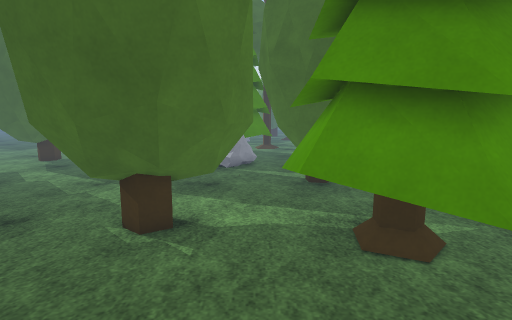
view 1 (above)

24 first-person views from a walk through a Unity game level. The camera is 1.5 m above the floor, tilts 8° down and sees 80° across. The floor is counted in squares, 0.5 m on a side. Each view is taken from the middle of a square. On the plan, view 1 faces up. The plan holds only what a view shows up to about 20 squares ahead; the rest is blank. The place goes on beyond the plan. Some animated figures are left out. Surface patterns are stand-ins for the level's own textures.

view 2
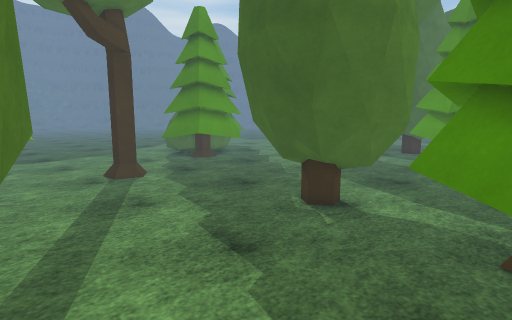

view 3
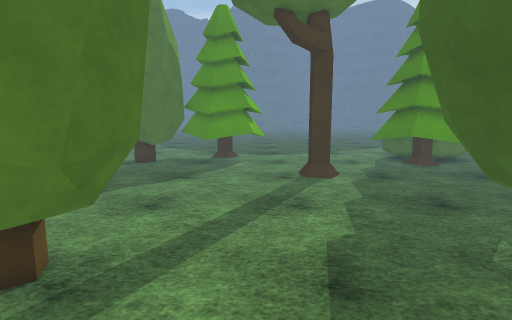

view 4
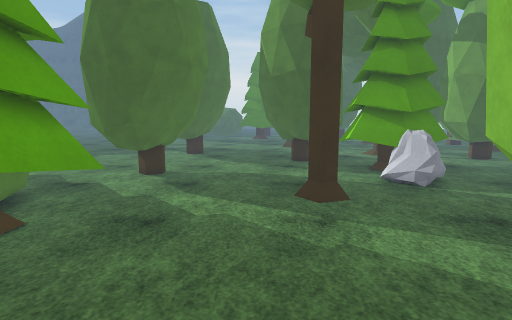

view 5
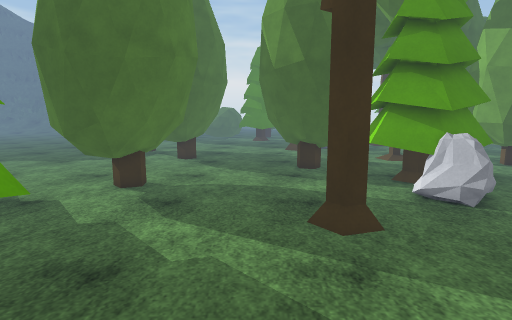

view 6
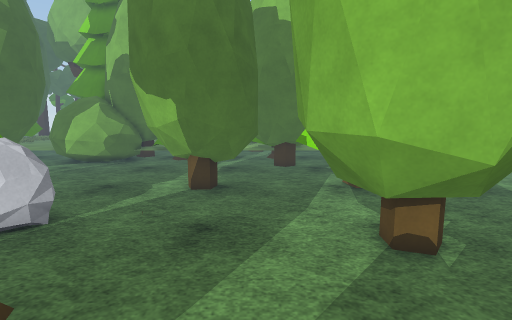

view 7
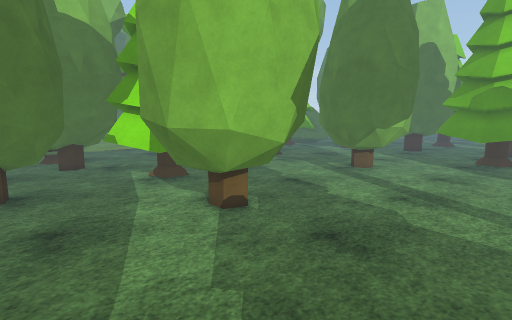

view 8
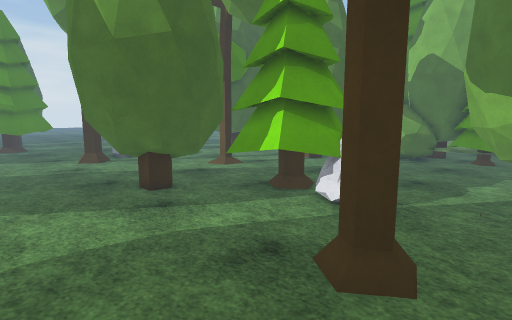

view 9
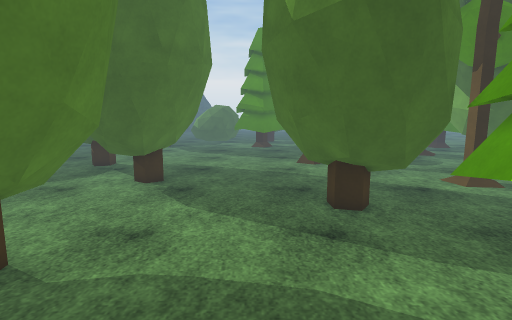

view 10
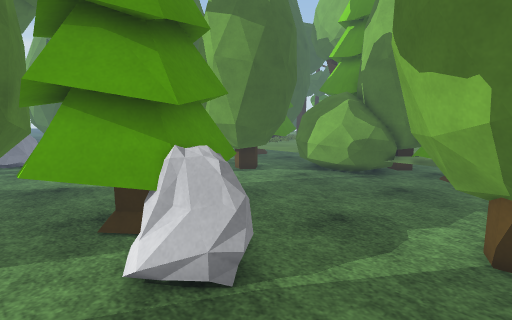

view 11
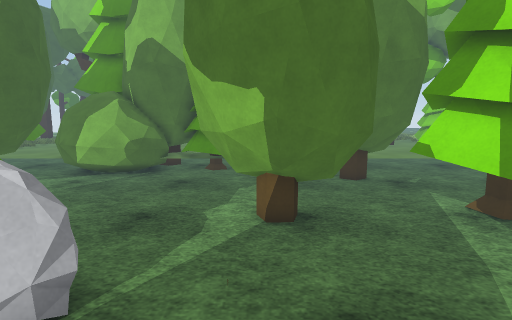

view 12
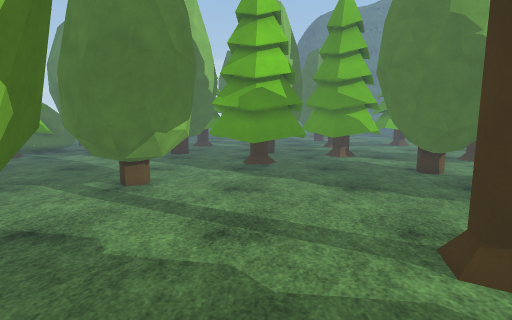

view 13
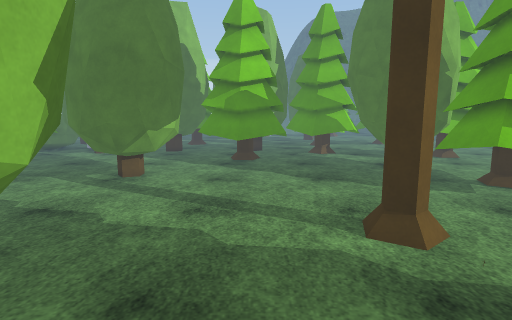

view 14
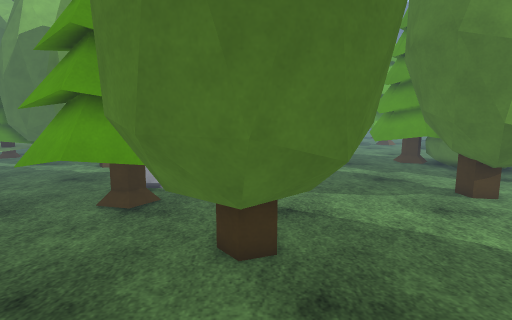

view 15
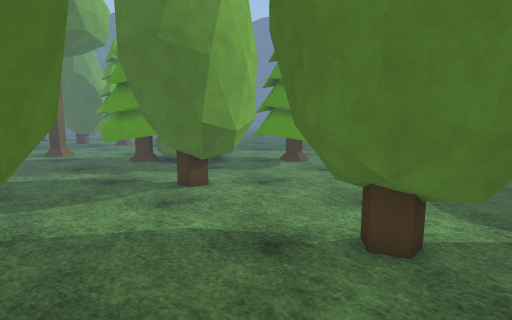

view 16
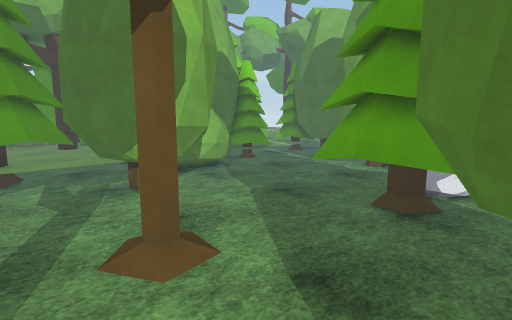

view 17
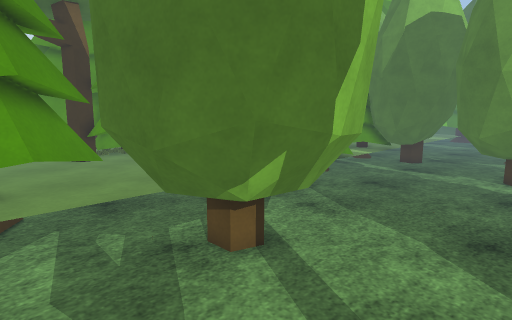

view 18
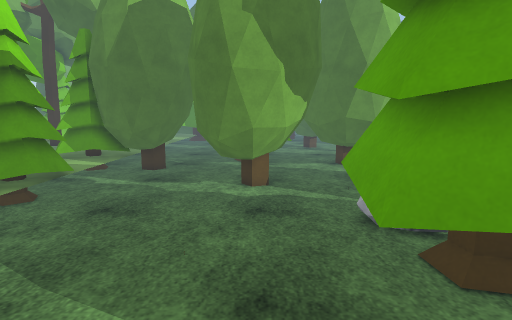

view 19
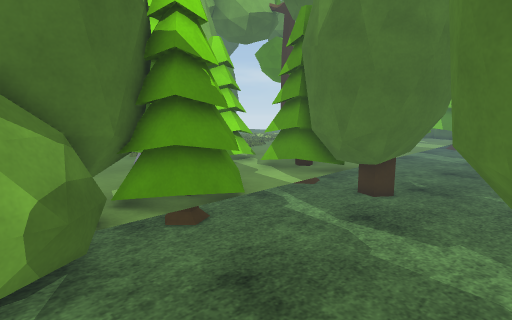

view 20
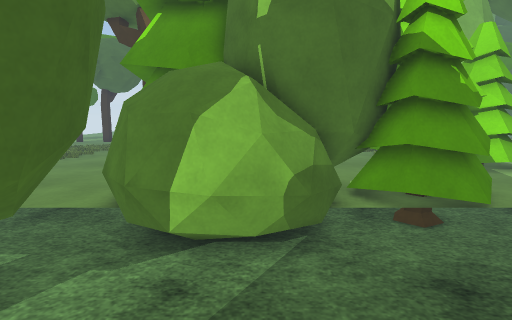

view 21
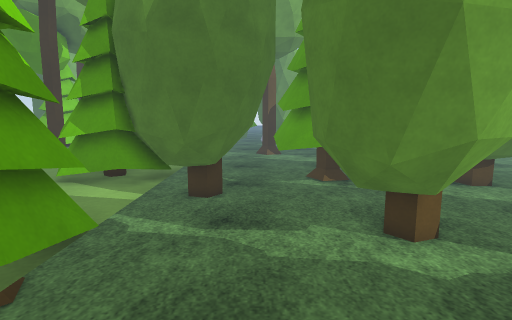

view 22
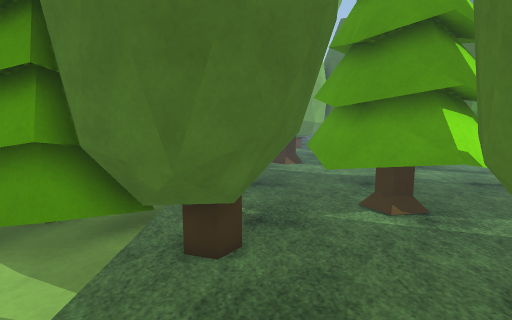

view 23
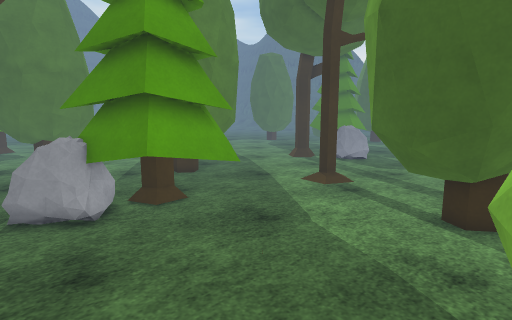

view 24
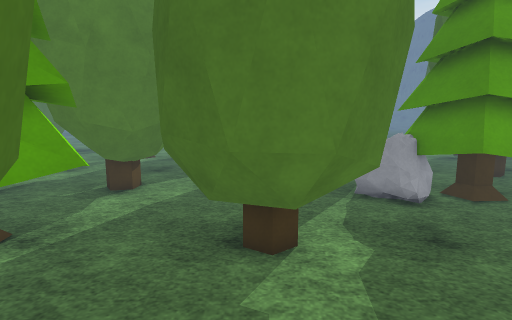

### Floor plan
Key: @ floor where view 1 was taken; # wall or solid block; . main floor; : floor 0.5 m higher than the main floor; = window, fence, low wall or low ledge; T tree; B bush; O other object.
Columns run from 17 left of view 1 to 12 right of it. Each row starts with its distance up from view 1.
 33      .................OOOO
 32    TTT.....................TTT
 31    TTT.....................TTT
 30   TTTT............T....TTTT.TT
 29  TTTTT....TTTT........TTTT .OT
 28   TTT....TTTTTT.......TTTT  OO
 27 .........TTTTTT.......TTTT  OO
 26 .........TTTTTT.......TTTTTB
 25 .........TTTTTTTTT....TTTTBBB
 24 .TTTT.....TTTTTTTTT.......BBBT
 23 TTTTTT...... TTTTTT......BBBBT
 22   TTTT.......TTTTTT.......BBTT
 21  TTTTT.......TTTTTT.......BBT
 20 TTTTT........TTTTT.........BT#
 19 .TTT..........=##=.........TTT
 18 ...............==..........TTT
 17 ..........TT........TT.....TTT
 16 BT........T#......TTTTT....TTT
 15 BTTT..............TTTTTT....OT
 14 BTTT..............TTTTTT....OO
 13 BTTT..............TTTTT..TTTOO
 12 TTTT..............TTTTT.TTTTTT
 11 TTTT.........TTT........TTTTT#
 10 TTT.........TTTTT..TTT..TTTT
  9  ..........TTTTTTTTTTTTTTTT
  8  ..........TTTTTTTTTTTTTTTT
  7  ...........TTTTTTTTTTTT.. .::
  6 ....##.......TTTT.TTTTTT....::
  5 ....TT............TTTTTT....::
  4 ....................TT .....::
  3 ............................::
  2 ............................:
  1 ............................:
  0 .............TTT.@..........
 -1  ...........TTTTTT........
 -2 ............TTTTTT.......
 -3 TT..........TTTT  ....TT
 -4 TTT.........T     .... T
 -5 TTT..........    .......
 -6 T T.....TTT..... .......
 -7   ....TTTTTT.... ........
 -8   ....TTTTTTT...  .......
 -9       TTTTTT

Where each view was taken, in squares from view 1:
view 1: 0 up, 0 right, facing up
view 2: 1 down, 3 right, facing up-left
view 3: 2 up, 3 right, facing left
view 4: 5 up, 9 left, facing up
view 5: 8 up, 9 left, facing up
view 6: 12 up, 10 left, facing right
view 7: 15 up, 11 left, facing down-right
view 8: 14 up, 12 left, facing up-right
view 9: 16 up, 9 left, facing up
view 10: 14 up, 5 left, facing up-right
view 11: 15 up, 6 left, facing right
view 12: 11 up, 8 left, facing down
view 13: 13 up, 9 left, facing down
view 14: 33 up, 6 left, facing down
view 15: 33 up, 7 left, facing down-left
view 16: 33 up, 5 left, facing down-right
view 17: 32 up, 2 right, facing down-right
view 18: 28 up, 3 right, facing down
view 19: 22 up, 4 right, facing down-right
view 20: 22 up, 3 right, facing right
view 21: 22 up, 7 right, facing down
view 22: 17 up, 8 right, facing down
view 23: 17 up, 9 right, facing up-left
view 24: 14 up, 10 right, facing left
